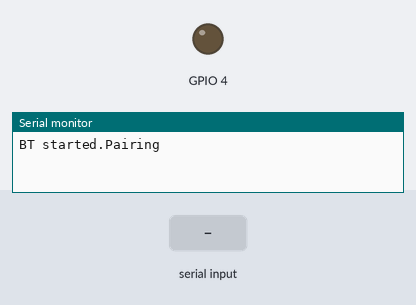
This sketch was run on a simulated ESP32. On the bench: output pins drawn as LEDs (lit = HIGH), the last lines printed to the serial monitor. The inputs (shaded band) are chosen by the test bench. Nothing arrives over Bluetooth unless stated.

Above: at 1.2 s.
1.3 s: "1" received over the second serial link
At 2.5 s:
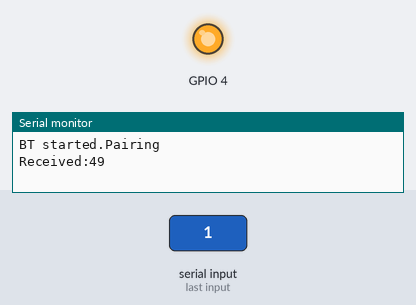
2.8 s: "0" received over the second serial link
At 4.1 s:
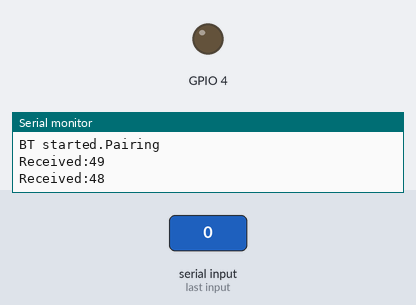
Timing chart, 0 to 5.8 s (numbered marks = the images above; inputs shaded):
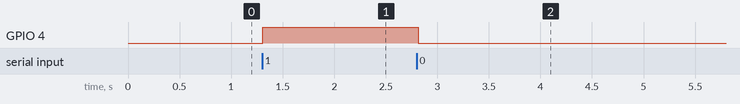

Measured:
- after the input at 1.3 s, GPIO 4: LOW → HIGH at once
- after the input at 2.8 s, GPIO 4: HIGH → LOW at once

The sketch:

BlueToothESP.ino
```cpp
# include "BluetoothSerial.h"
BluetoothSerial SerialBT_JYD;

void setup()
{
    Serial.begin(115200);
    SerialBT_JYD.begin("ESP32Camera_JYD");
    Serial.println("BT started.Pairing");
    Serial.setDebugOutput(true);
    Serial.println();
    pinMode(4,OUTPUT);
}

void loop()
{
    if (SerialBT_JYD.available())
    {
        int incoming = SerialBT_JYD.read();
        Serial.print("Received:");
        Serial.println(incoming);
        if (incoming == 49)
        {
            digitalWrite(4,HIGH);
            SerialBT_JYD.println("ON");
        }
        if(incoming == 48)
        {
            digitalWrite(4,LOW);
            SerialBT_JYD.println("OFF");
        }
    }
    delay(20);
}
```
